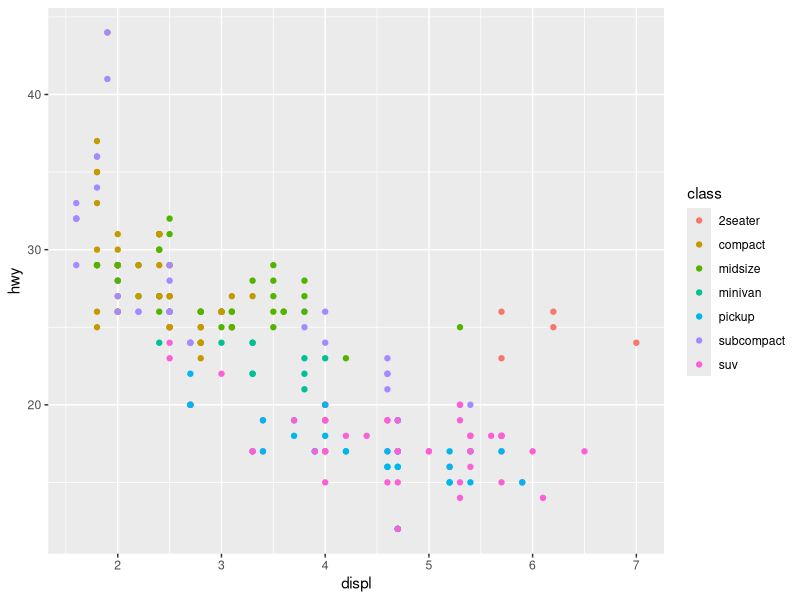
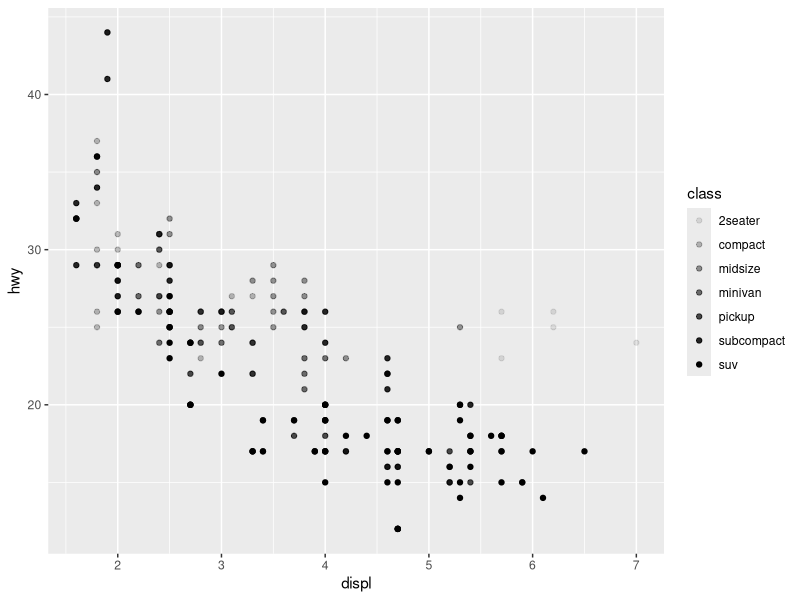
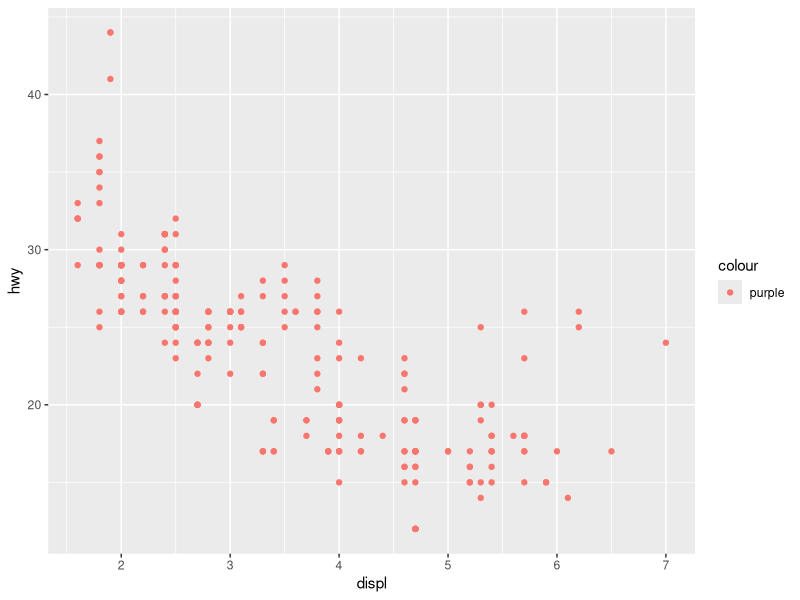
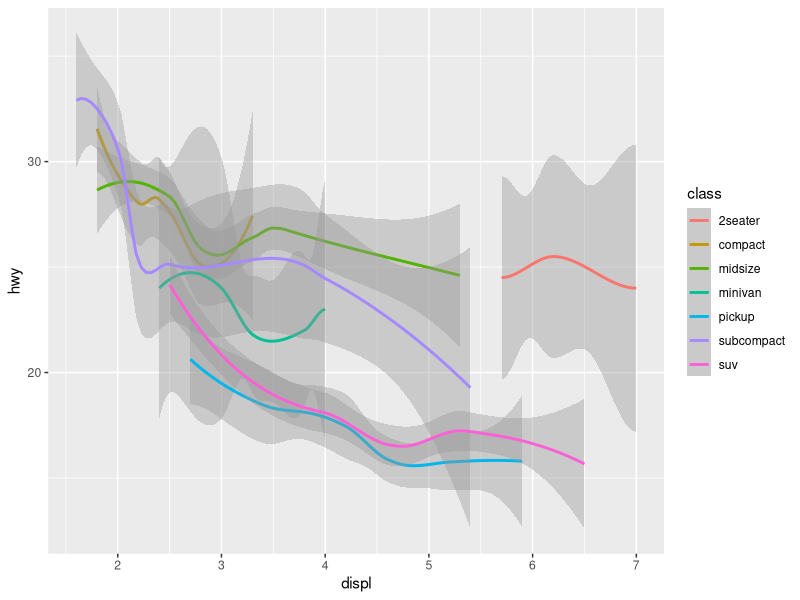

These figures' R source, in order:
## ---- chunk 1
library(tidyverse)
## ---- chunk 2
data(mpg)
## ---- chunk 3
glimpse(mpg)
## ---- chunk 4
View(mpg)
## ---- chunk 5
table(mpg$manufacturer)
## ---- chunk 6

## ---- chunk 7
ggplot(data=mpg)+geom_point(mapping = aes(x=displ,y=hwy,color=class))
## ---- chunk 8
ggplot(data=mpg)+geom_point(mapping =aes( x = displ, y = hwy,alpha=class))
## ---- chunk 9
ggplot(data=mpg)+geom_point(mapping = aes(x=displ,y=hwy,color='purple'))
## ---- chunk 10
ggplot(data=mpg)+geom_smooth(mapping = aes(x=displ,y=hwy,color=class))
## ---- chunk 11
geom_point(mapping = aes(x=displ,y=hwy))
